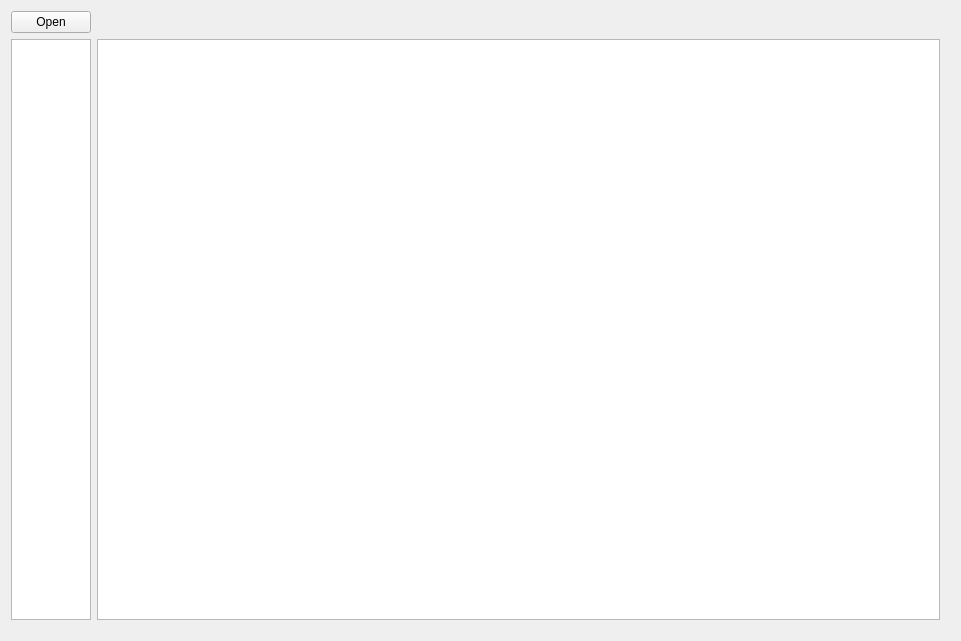
<?xml version="1.0" encoding="UTF-8"?>
<ui version="4.0">
 <class>Widget</class>
 <widget class="QWidget" name="Widget">
  <property name="geometry">
   <rect>
    <x>0</x>
    <y>0</y>
    <width>961</width>
    <height>641</height>
   </rect>
  </property>
  <property name="windowTitle">
   <string>Widget</string>
  </property>
  <widget class="QWidget" name="gridLayoutWidget">
   <property name="geometry">
    <rect>
     <x>0</x>
     <y>0</y>
     <width>951</width>
     <height>631</height>
    </rect>
   </property>
   <layout class="QGridLayout" name="GL_form">
    <item row="1" column="0">
     <widget class="QListWidget" name="LW_images">
      <property name="sizePolicy">
       <sizepolicy hsizetype="Ignored" vsizetype="Expanding">
        <horstretch>0</horstretch>
        <verstretch>0</verstretch>
       </sizepolicy>
      </property>
     </widget>
    </item>
    <item row="0" column="0">
     <widget class="QPushButton" name="PB_Open">
      <property name="text">
       <string>Open</string>
      </property>
     </widget>
    </item>
    <item row="1" column="1">
     <widget class="ImageView" name="GV_main">
      <property name="sizePolicy">
       <sizepolicy hsizetype="MinimumExpanding" vsizetype="Expanding">
        <horstretch>0</horstretch>
        <verstretch>0</verstretch>
       </sizepolicy>
      </property>
      <property name="focusPolicy">
       <enum>Qt::ClickFocus</enum>
      </property>
      <property name="dragMode">
       <enum>QGraphicsView::ScrollHandDrag</enum>
      </property>
      <property name="resizeAnchor">
       <enum>QGraphicsView::AnchorViewCenter</enum>
      </property>
     </widget>
    </item>
   </layout>
  </widget>
 </widget>
 <layoutdefault spacing="6" margin="11"/>
 <customwidgets>
  <customwidget>
   <class>ImageView</class>
   <extends>QGraphicsView</extends>
   <header>imageview.h</header>
  </customwidget>
 </customwidgets>
 <resources/>
 <connections/>
</ui>
